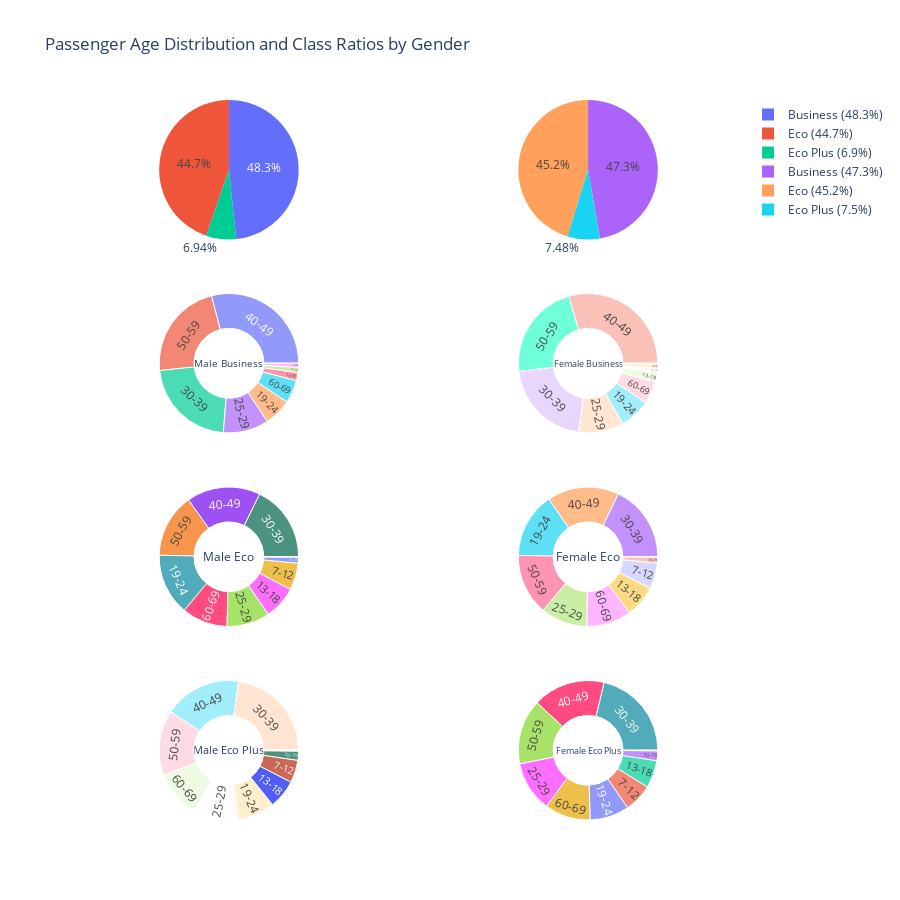

Source (notebook cell):
### Markdown cell above
### By Class

### Code cell
# Group the data by gender, class, and age range, and count the number of records in each group
grouped = df.groupby(['Gender', 'Class', 'Age Range']).size().reset_index(name='Count')

# Calculate the percentage of records for each gender and class
class_percentages = df.groupby('Gender')['Class'].value_counts(normalize=True).unstack() * 100

# Create a 2x4 grid of subplots
fig = make_subplots(rows=4, cols=2, specs=[[{'type': 'pie'}, {'type': 'pie'}], [{'type': 'sunburst'}, {'type': 'sunburst'}], [{'type': 'sunburst'}, {'type': 'sunburst'}], [{'type': 'sunburst'}, {'type': 'sunburst'}]])

# Create pie charts for the male and female class ratios
for index, gender in enumerate(['Male', 'Female']):
    total_count = grouped.loc[grouped['Gender'] == gender, 'Count'].sum()
    business_ratio = class_percentages.loc[gender, 'Business']
    eco_ratio = class_percentages.loc[gender, 'Eco']
    eco_plus_ratio = class_percentages.loc[gender, 'Eco Plus']
    
    fig.add_pie(values=[business_ratio, eco_ratio, eco_plus_ratio], labels=[f"Business ({business_ratio:.1f}%)", f"Eco ({eco_ratio:.1f}%)", f"Eco Plus ({eco_plus_ratio:.1f}%)"], row=1, col=index+1, name=f"{gender} Class Ratio")

# Create sunburst plots for each gender and class combination
for index, gender, travel_class in zip(range(2, 10), ['Male', 'Female']*3, ['Business']*2 + ['Eco']*2 + ['Eco Plus']*2):
    # Filter the data for the current gender and class combination
    data = grouped[(grouped['Gender'] == gender) & (grouped['Class'] == travel_class)]
    
    # Create a sunburst plot of the age distribution for this gender and class combination
    sunburst = go.Sunburst(
        ids=[f"{gender} {travel_class}/{age_range}" for age_range in data['Age Range']],
        labels=data['Age Range'],
        parents=[f"{gender} {travel_class}"] * len(data),
        values=data['Count'],
        branchvalues='total',
    )
    
    fig.add_trace(sunburst, row=(index//2)+1, col=(index % 2)+1)

fig.update_layout(title='Passenger Age Distribution and Class Ratios by Gender', height=900)
fig.show()

### Figure 1 — Plotly figure (JSON) as saved in the notebook; plotly's stock layout.template omitted (floating-point values rounded to 4 significant figures)
{"data": [{"domain": {"x": [0, 0.45], "y": [0.8063, 1]}, "labels": ["Business (48.3%)", "Eco (44.7%)", "Eco Plus (6.9%)"], "name": "Male Class Ratio", "type": "pie", "values": [48.34, 44.72, 6.941]}, {"domain": {"x": [0.55, 1], "y": [0.8063, 1]}, "labels": ["Business (47.3%)", "Eco (45.2%)", "Eco Plus (7.5%)"], "name": "Female Class Ratio", "type": "pie", "values": [47.28, 45.25, 7.476]}, {"branchvalues": "total", "domain": {"x": [0, 0.45], "y": [0.5375, 0.7312]}, "ids": ["Male Business/0-6", "Male Business/7-12", "Male Business/13-18", "Male Business/19-24", "Male Business/25-29", "Male Business/30-39", "Male Business/40-49", "Male Business/50-59", "Male Business/60-69", "Male Business/70-79", "Male Business/80+"], "labels": ["0-6", "7-12", "13-18", "19-24", "25-29", "30-39", "40-49", "50-59", "60-69", "70-79", "80+"], "parents": ["Male Business", "Male Business", "Male Business", "Male Business", "Male Business", "Male Business", "Male Business", "Male Business", "Male Business", "Male Business", "Male Business"], "type": "sunburst", "values": [0, 288, 463, 1582, 2607, 5456, 7181, 5600, 1320, 221, 20]}, {"branchvalues": "total", "domain": {"x": [0.55, 1], "y": [0.5375, 0.7312]}, "ids": ["Female Business/0-6", "Female Business/7-12", "Female Business/13-18", "Female Business/19-24", "Female Business/25-29", "Female Business/30-39", "Female Business/40-49", "Female Business/50-59", "Female Business/60-69", "Female Business/70-79", "Female Business/80+"], "labels": ["0-6", "7-12", "13-18", "19-24", "25-29", "30-39", "40-49", "50-59", "60-69", "70-79", "80+"], "parents": ["Female Business", "Female Business", "Female Business", "Female Business", "Female Business", "Female Business", "Female Business", "Female Business", "Female Business", "Female Business", "Female Business"], "type": "sunburst", "values": [0, 266, 547, 1764, 2615, 5222, 7344, 5591, 1295, 242, 41]}, {"branchvalues": "total", "domain": {"x": [0, 0.45], "y": [0.2687, 0.4625]}, "ids": ["Male Eco/0-6", "Male Eco/7-12", "Male Eco/13-18", "Male Eco/19-24", "Male Eco/25-29", "Male Eco/30-39", "Male Eco/40-49", "Male Eco/50-59", "Male Eco/60-69", "Male Eco/70-79", "Male Eco/80+"], "labels": ["0-6", "7-12", "13-18", "19-24", "25-29", "30-39", "40-49", "50-59", "60-69", "70-79", "80+"], "parents": ["Male Eco", "Male Eco", "Male Eco", "Male Eco", "Male Eco", "Male Eco", "Male Eco", "Male Eco", "Male Eco", "Male Eco", "Male Eco"], "type": "sunburst", "values": [0, 1446, 1757, 3272, 2281, 4066, 3907, 3393, 2428, 322, 15]}, {"branchvalues": "total", "domain": {"x": [0.55, 1], "y": [0.2687, 0.4625]}, "ids": ["Female Eco/0-6", "Female Eco/7-12", "Female Eco/13-18", "Female Eco/19-24", "Female Eco/25-29", "Female Eco/30-39", "Female Eco/40-49", "Female Eco/50-59", "Female Eco/60-69", "Female Eco/70-79", "Female Eco/80+"], "labels": ["0-6", "7-12", "13-18", "19-24", "25-29", "30-39", "40-49", "50-59", "60-69", "70-79", "80+"], "parents": ["Female Eco", "Female Eco", "Female Eco", "Female Eco", "Female Eco", "Female Eco", "Female Eco", "Female Eco", "Female Eco", "Female Eco", "Female Eco"], "type": "sunburst", "values": [0, 1444, 1762, 3625, 2579, 4265, 3967, 3388, 2493, 328, 7]}, {"branchvalues": "total", "domain": {"x": [0, 0.45], "y": [0, 0.1938]}, "ids": ["Male Eco Plus/0-6", "Male Eco Plus/7-12", "Male Eco Plus/13-18", "Male Eco Plus/19-24", "Male Eco Plus/25-29", "Male Eco Plus/30-39", "Male Eco Plus/40-49", "Male Eco Plus/50-59", "Male Eco Plus/60-69", "Male Eco Plus/70-79", "Male Eco Plus/80+"], "labels": ["0-6", "7-12", "13-18", "19-24", "25-29", "30-39", "40-49", "50-59", "60-69", "70-79", "80+"], "parents": ["Male Eco Plus", "Male Eco Plus", "Male Eco Plus", "Male Eco Plus", "Male Eco Plus", "Male Eco Plus", "Male Eco Plus", "Male Eco Plus", "Male Eco Plus", "Male Eco Plus", "Male Eco Plus"], "type": "sunburst", "values": [0, 186, 238, 305, 369, 810, 636, 537, 389, 75, 7]}, {"branchvalues": "total", "domain": {"x": [0.55, 1], "y": [0, 0.1938]}, "ids": ["Female Eco Plus/0-6", "Female Eco Plus/7-12", "Female Eco Plus/13-18", "Female Eco Plus/19-24", "Female Eco Plus/25-29", "Female Eco Plus/30-39", "Female Eco Plus/40-49", "Female Eco Plus/50-59", "Female Eco Plus/60-69", "Female Eco Plus/70-79", "Female Eco Plus/80+"], "labels": ["0-6", "7-12", "13-18", "19-24", "25-29", "30-39", "40-49", "50-59", "60-69", "70-79", "80+"], "parents": ["Female Eco Plus", "Female Eco Plus", "Female Eco Plus", "Female Eco Plus", "Female Eco Plus", "Female Eco Plus", "Female Eco Plus", "Female Eco Plus", "Female Eco Plus", "Female Eco Plus", "Female Eco Plus"], "type": "sunburst", "values": [0, 260, 252, 358, 461, 840, 661, 594, 421, 90, 5]}], "layout": {"height": 900, "title": {"text": "Passenger Age Distribution and Class Ratios by Gender"}}}
